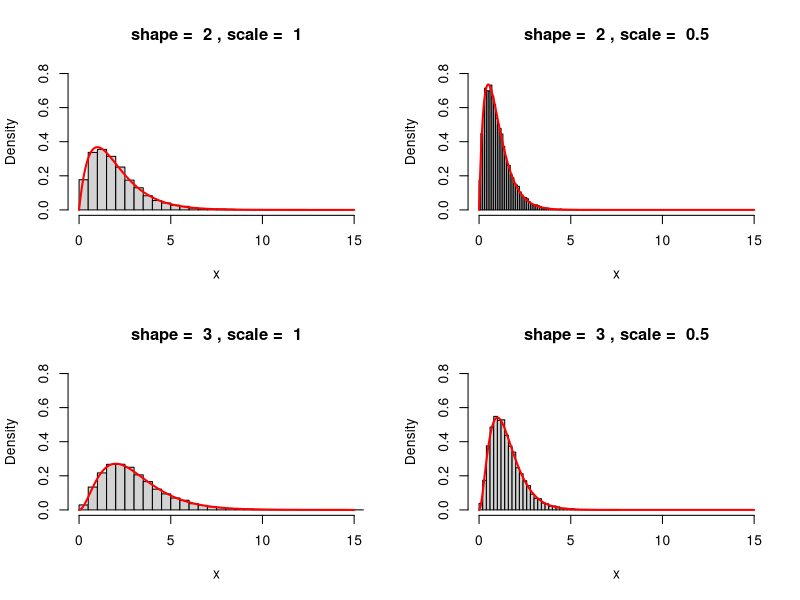
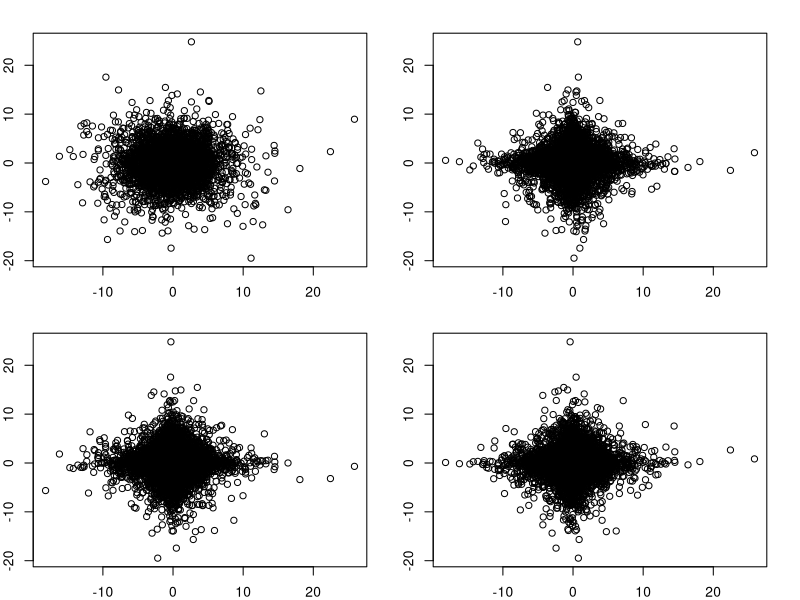
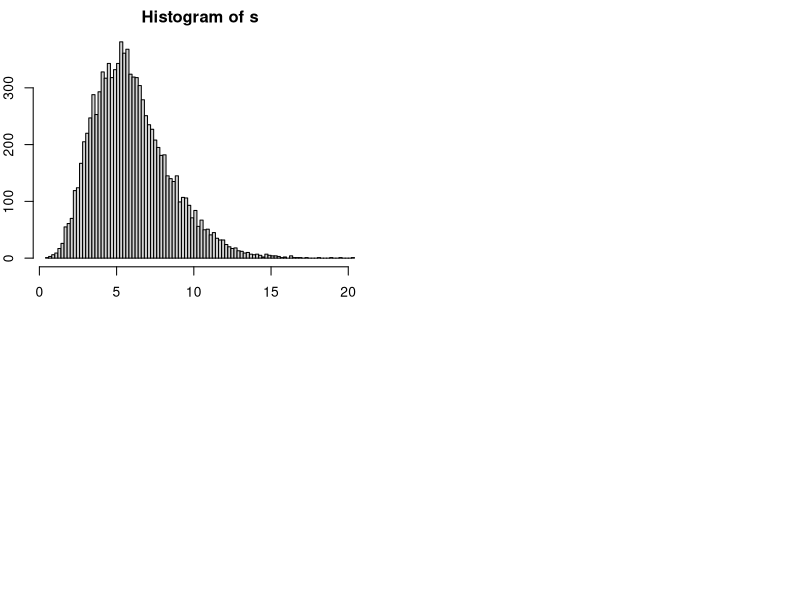
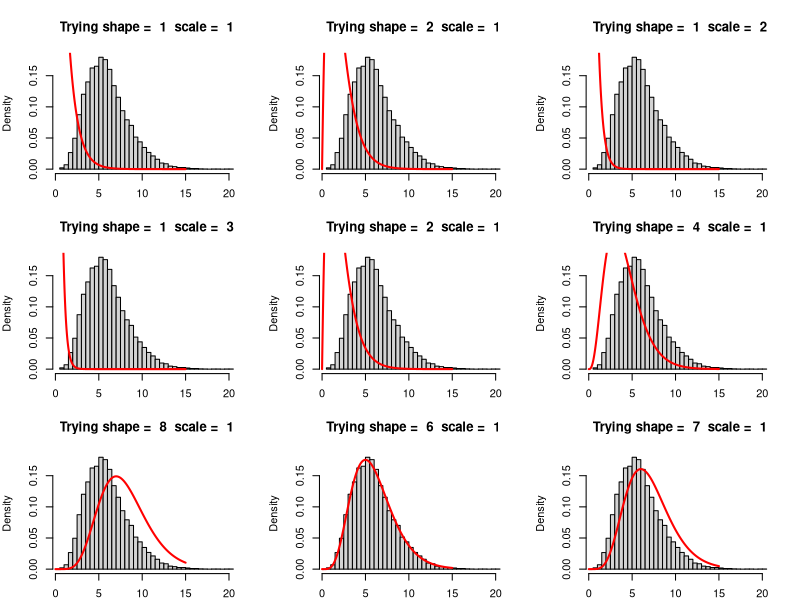

The R source for these figures, in order:
## ---- chunk 1
    set.seed(1234)
    hist_with_pdf <- function(k, theta) {
      x = rgamma(10000, shape = k, scale = theta)
      hist(x, 
           probability = T,  
           breaks = 50, 
           xlim = c(0,15), ylim = c(0, 0.8),
           main = paste("shape = ", k, ", scale = ", theta)
           )
      x_pdf = seq(0, 15, by = 0.01)
      y_pdf = dgamma(x_pdf, shape = k, scale = theta)
      lines(x_pdf, y_pdf,
            type = "l",
            col = "red",
            lwd = 2)
    }
   
    par(mfrow = c(2, 2))  
    hist_with_pdf(2,1)
    hist_with_pdf(2,0.5)
    hist_with_pdf(3,1)
    hist_with_pdf(3,0.5)
    
    
## ---- chunk 2
    x = rgamma(10000, shape = 2, scale = 1)
    y1 = rnorm(10000)
    y2 = rnorm(10000)
    z = x  > y1^2 + y2^2
    mean(z)
## ---- chunk 3
    par(mar = c(2, 2, 2, 2))
    w = x*y1
    z = x*y2 
    par(mfrow = c(2, 2))
    z_perm_1 = sample(z)
    z_perm_2 = sample(z)
    z_perm_3 = sample(z)
    plot(w, z)
    plot(w, z_perm_1)
    plot(w, z_perm_2)
    plot(w, z_perm_3)
## ---- chunk 4
    nsim = 10000
    x = rgamma( nsim, shape = 1, scale = 1)
    y = rgamma( nsim, shape = 2, scale = 1)
    z = rgamma( nsim, shape = 3, scale = 1)
    s = x + y + z
    hist(s, breaks = 100)
## ---- chunk 5
    par(mar = c(2, 4, 4, 2))
    try_parameters = function (k, theta) {
      hist(s,
           probability = T,
           breaks = 50, 
           main = paste("Trying shape = ", k, " scale = ", theta)
      )
      x_pdf = seq(0, 15, by = 0.01)
      y_pdf = dgamma(x_pdf, k, theta)
      lines(x_pdf,
            y_pdf,
            type = "l",
            col = "red",
            lwd = 2)
    }

    par(mfrow = c(3, 3))
    try_parameters(1, 1)
    try_parameters(2, 1)
    try_parameters(1, 2)
    try_parameters(1, 3)
    try_parameters(2, 1)
    try_parameters(4, 1)
    try_parameters(8, 1)
    try_parameters(6, 1)
    try_parameters(7, 1)
    

